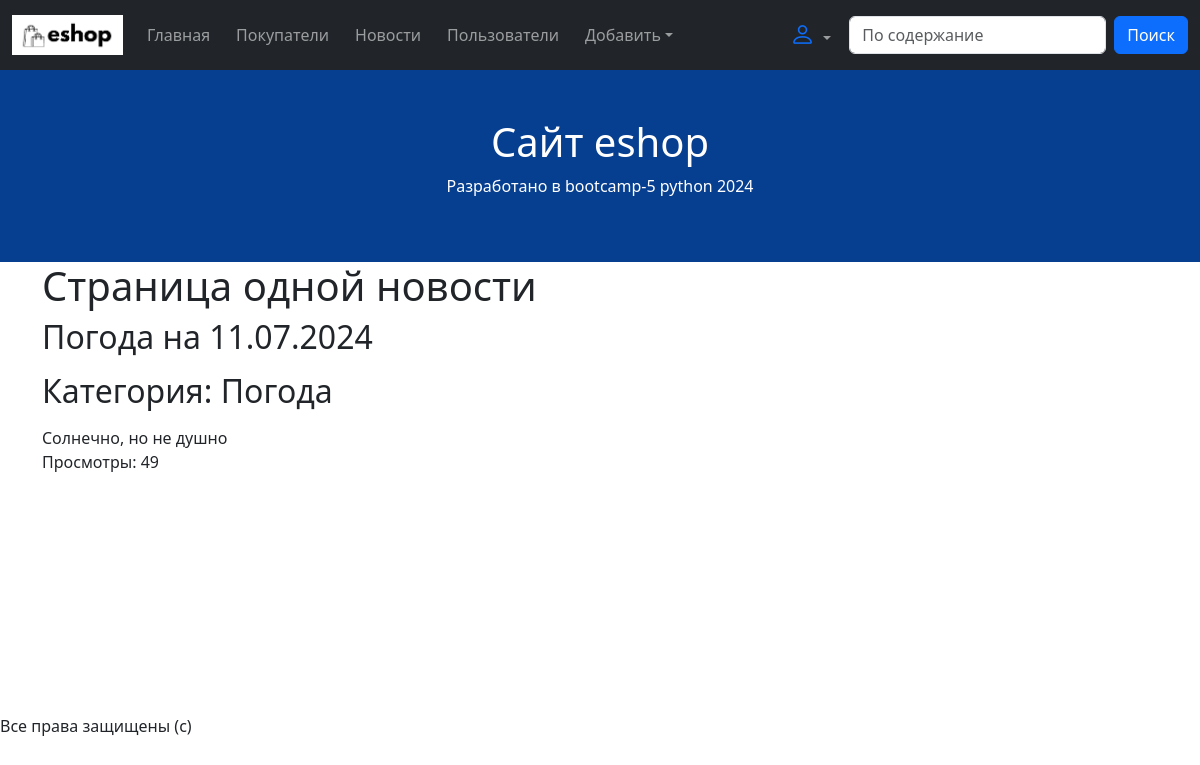
The app's page /news-detail/1/, older data.
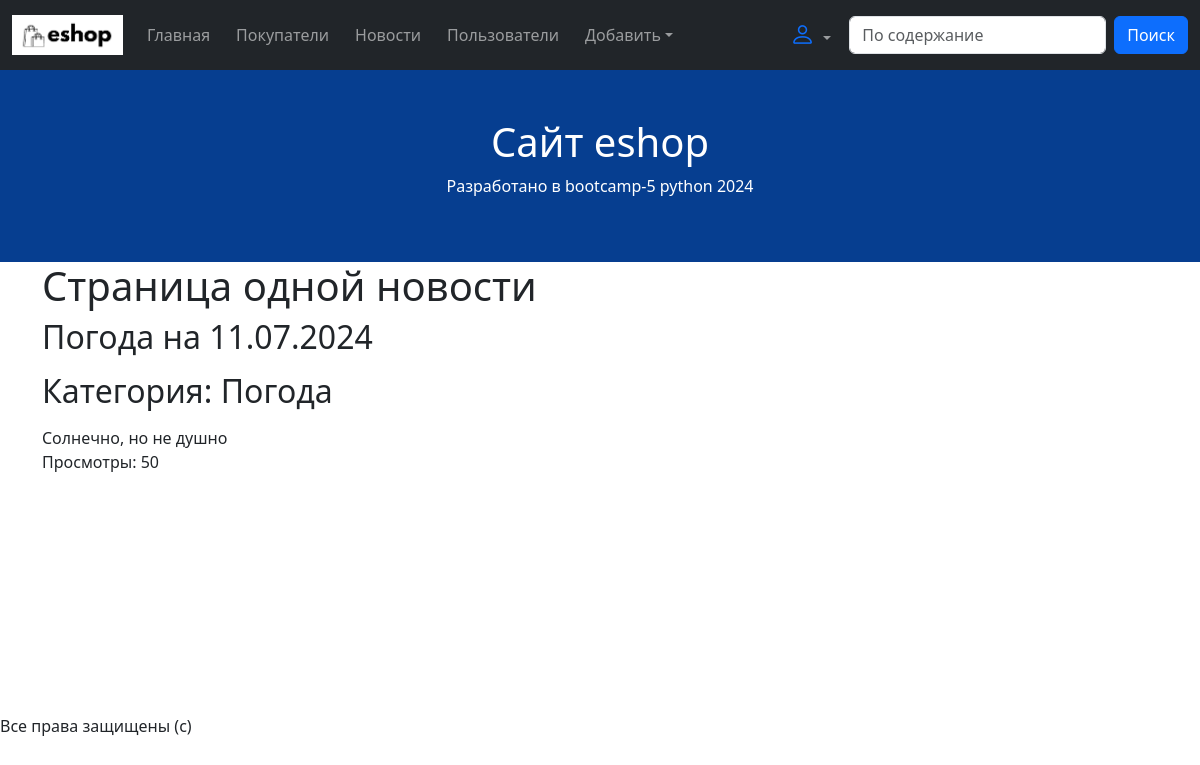
The same page, newer data.
### news/models.py (models this page shows, shortened)
class New(models.Model):
    title = models.CharField(max_length=100)
    article = models.TextField()
    views = models.IntegerField(default=0)
    category = models.ForeignKey(
        to=NewsCategory,
        on_delete=models.CASCADE,
        null=True, blank=True,
        verbose_name="Категория"
    )
    costumer_views = models.ManyToManyField(
        to=Costumer,
    )
    views_qty = models.IntegerField(default=0)

class NewsCategory(models.Model):
    name = models.CharField(max_length=100)
    def __str__(self):
        return self.name

### news/views/news_detail.py (the view)
# urls.py: path('news-detail/<int:pk>/', NewDetailView.as_view(), name='news-detail'),
class NewDetailView(View):
    def get(self, request, pk):
        new_object = New.objects.get(pk=pk)
        new_object.views += 1
        if request.user.is_authenticated:
            new_object.user_views.add(request.user)
        new_object.save()
        context = {
            "new": new_object,
        }
        return render(request, 'news_detail.html', context)

### news/templates/news_detail.html
{% extends 'base.html' %}
{% load django_bootstrap5 %}
{% block content %}
<h1>Страница одной новости</h1>
<h2>{{ new.title }}</h2>
    <p>
<h2>Категория: {{ new.category }}</h2>
</p>
<div>{{ new.article }}</div>
<div>Просмотры: {{ new.views_qty }}</div>
{% endblock %}

Row changes from the older to the newer data that the page shows:
changed New "Солнечно, но не душно": views_qty "49" → "50"
